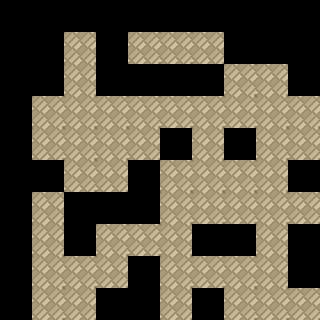

This is a level from a 2D game, rendered from its Tiled map with the project's own tilesets. A one-line summary and the complete map file follow:
An orthogonal 10x10 tile map with 32x32 px tiles, 1 tile layer (Kachelebene 1), 2 tilesets.

<map version="1.0" tiledversion="2018.07.13" orientation="orthogonal" renderorder="right-down" width="10" height="10" tilewidth="32" tileheight="32" infinite="0" nextlayerid="33" nextobjectid="1">
 <tileset firstgid="0" name="rocky01" tilewidth="32" tileheight="32" tilecount="1" columns="1">
  <image source="textures/wall_1.png" width="32" height="32" />
  <tile id="0">
   <properties>
    <property name="Wand" value="" />
   </properties>
  </tile>
 </tileset>
 <tileset firstgid="1" name="BodenStadt" tilewidth="32" tileheight="32" tilecount="1" columns="1">
  <image source="textures/floor_city.png" width="32" height="32" />
 </tileset>
 <layer id="32" name="Kachelebene 1" width="20" height="20">
  <data encoding="csv">
0,0,0,0,0,0,0,0,0,0,0,0,0,0,0,0,0,0,0,0,
0,0,1,0,1,1,1,0,0,0,1,0,1,1,0,1,1,0,0,0,
0,0,1,0,0,0,0,1,1,0,1,1,1,1,0,1,1,1,0,0,
0,1,1,1,1,1,1,1,1,1,0,0,0,0,1,0,1,1,0,0,
0,1,1,1,1,0,1,0,1,1,1,1,1,1,1,0,0,0,1,0,
0,0,1,1,0,1,1,1,1,0,1,0,1,1,0,1,1,1,1,0,
0,1,0,0,0,1,1,1,1,1,1,1,1,0,1,1,0,1,1,0,
0,1,0,1,1,1,0,0,1,0,1,1,0,1,1,0,1,1,0,0,
0,1,1,1,0,1,1,1,1,0,1,1,1,1,0,0,1,1,0,0,
0,1,1,0,0,1,0,1,1,1,1,0,0,0,1,1,1,1,0,0,
0,1,0,0,1,1,0,0,1,1,0,0,1,1,1,1,0,0,0,0,
0,1,1,1,1,1,1,0,0,0,0,1,1,1,1,0,1,1,1,0,
0,0,1,1,1,1,0,1,1,1,1,1,1,0,0,0,1,1,0,0,
0,0,1,0,0,1,0,0,1,0,1,0,0,1,1,1,0,0,1,0,
0,1,1,1,1,1,1,1,1,0,1,0,0,1,1,1,1,1,1,0,
0,0,1,1,0,1,1,0,1,0,1,1,1,1,1,0,1,0,0,0,
0,1,1,1,1,0,0,1,0,0,1,0,1,1,0,0,1,1,1,0,
0,1,0,1,1,0,1,1,0,0,1,0,1,0,0,1,1,1,0,0,
0,0,1,0,0,0,1,0,1,1,1,1,1,1,1,1,0,1,1,0,
0,0,0,0,0,0,0,0,0,0,0,0,0,0,0,0,0,0,0,0,
</data>
 </layer>
</map>
